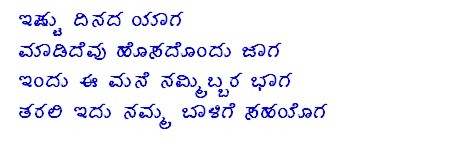
#> input picture Test files/1.jpeg, 450 x 154 px
$ python -i augment.py   (imports and definitions only)   (older library calls are emulated)
#> lines starting #> are read from the running program, lines starting #| are printed output that depends on the picture; after the words box and inside, x2 and y2 are one past the last pixel; in counts of white or black regions, pixels touching at a corner belong together
from joblib import Parallel, delayed
from PIL import Image, ImageChops, ImageOps
from scipy import misc
from skimage import io, filters, transform
import cv2
import numpy as np
import os
import PIL
import shutil


#Make a copy to store segmented and augmented images seperately.
# [71 lines left out: functions copy, gaussianresize, fixedsize, size208, blur, crop and 2 more, not called in this run]


def remove(image):
#> called with image = '../Test files/1.jpeg'
    img = cv2.imread(image, 0)
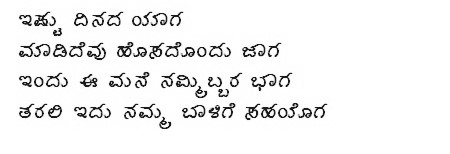
#> img: shape (154, 450); min 13, max 255, mean 240.7
    ret, thresh = cv2.threshold(img, 127, 255, cv2.THRESH_BINARY_INV)
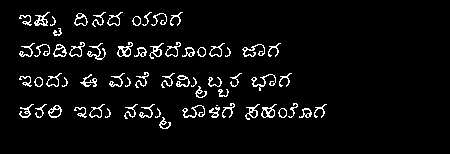
#> thresh: shape (154, 450); 5.1% white in thin lines or dots, all inside (x1, y1, x2, y2) = (19, 12, 327, 129)
    new_img = np.zeros_like(thresh)
    for value in np.unique(thresh)[1:]:
        mask = np.uint8(thresh == value)
        labels, stats = cv2.connectedComponentsWithStats(mask, 4)[1:3]
        largest_label = 1 + np.argmax(stats[1:, cv2.CC_STAT_AREA])
        new_img[labels == largest_label] = value
#> this loop made 1 pass
#> (value, largest_label) on pass 1: (255, 35)
#> pass 1, in remove, `labels, stats = cv2.connectedComponentsWithStats(mask, 4)[1:3]`:
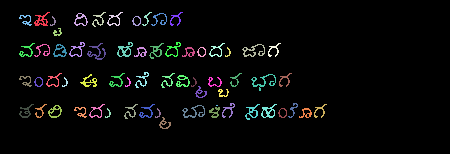
#> labels: shape (154, 450) int32; 64 distinct labels, from 0 to 63; one colour per label, 0 black
#> after the loop:
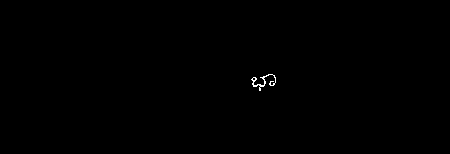
#> new_img: shape (154, 450); 0.15% white in thin lines or dots, all inside (x1, y1, x2, y2) = (251, 74, 276, 91)
    ret, thresh2 = cv2.threshold(new_img, 127, 255, cv2.THRESH_BINARY_INV)
    cv2.imwrite(image, thresh2)


# [14 lines left out: function augment, not called in this run]

>>> result = remove('../Test files/1.jpeg')

$ run again, on Test files/5.jpg
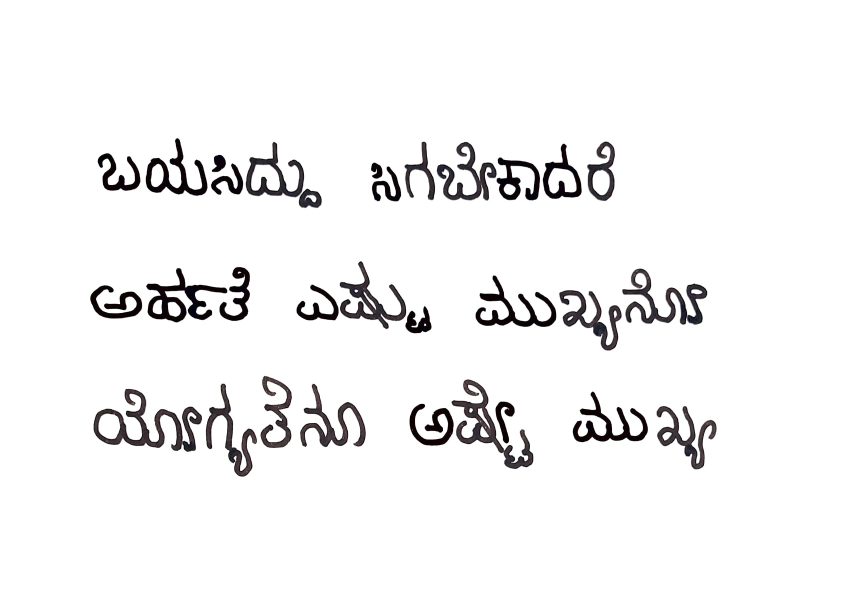
#> input picture Test files/5.jpg, 1700 x 1189 px (shown at 1/2 size)
#> in remove, `ret, thresh = cv2.threshold(img, 127, 255, cv2.THRESH_BINARY_INV)`:
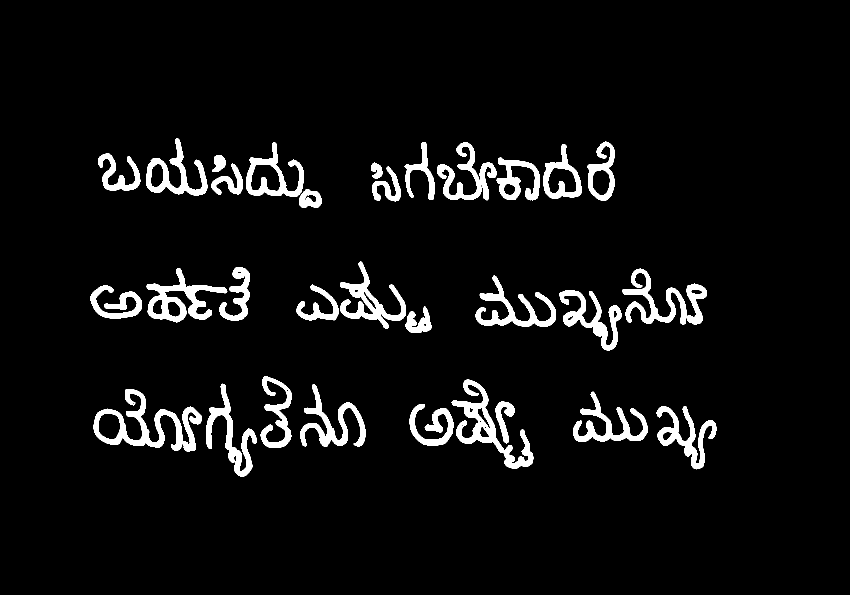
#> thresh: shape (1189, 1700) (shown at 1/2 size); 5.4% white; 31 white regions, largest, box (x1, y1, x2, y2) and area: (187, 778, 404, 903) 8057, (903, 759, 1067, 938) 6819, (1245, 537, 1414, 649) 6193
#> the loop in remove, `for value in np.unique(thresh)[1:]:` made 1 pass
#> (value, largest_label) on pass 1: (255, 27)
#> in remove, `ret, thresh2 = cv2.threshold(new_img, 127, 255, cv2.THRESH_BINARY_INV)`:
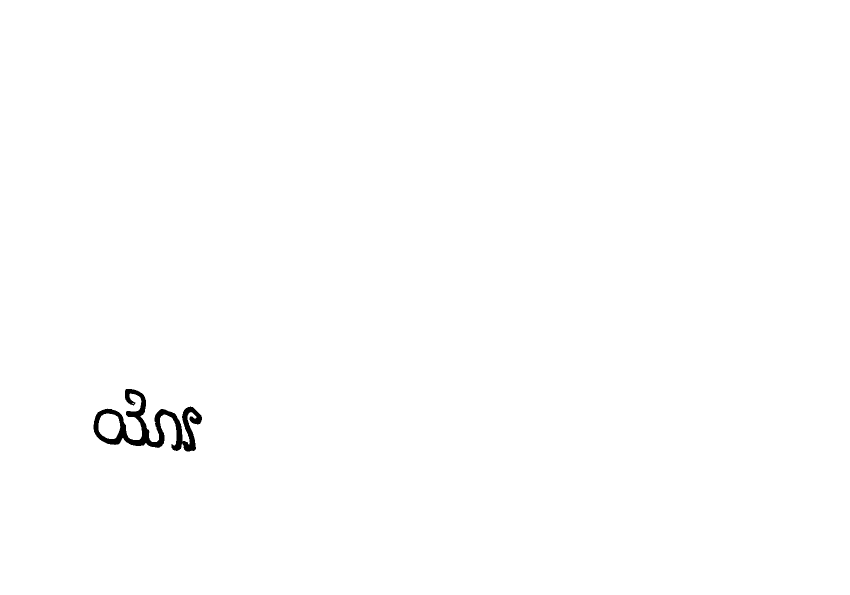
#> thresh2: shape (1189, 1700) (shown at 1/2 size); 99.6% white; 1 black region, box (x1, y1, x2, y2) and area: (187, 778, 404, 903) 8057
